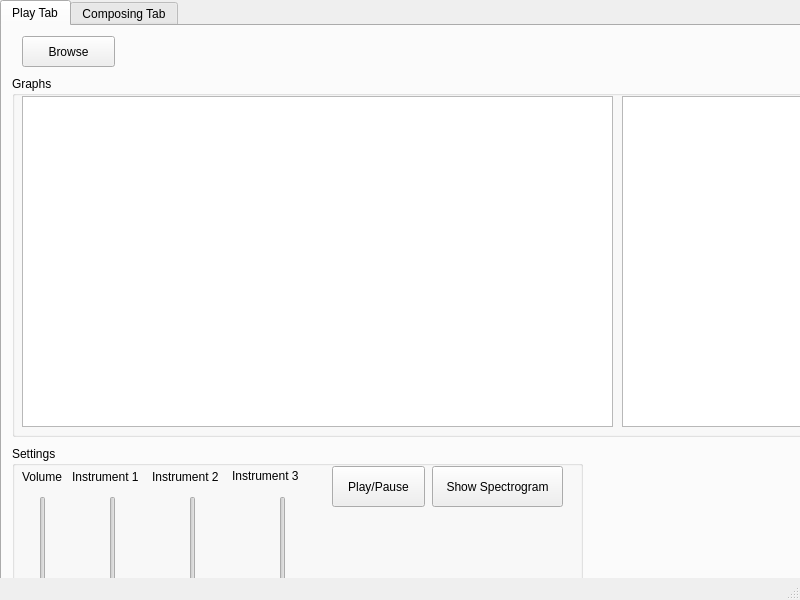
<?xml version="1.0" encoding="UTF-8"?>
<ui version="4.0">
 <class>MainWindow</class>
 <widget class="QMainWindow" name="MainWindow">
  <property name="geometry">
   <rect>
    <x>0</x>
    <y>0</y>
    <width>800</width>
    <height>600</height>
   </rect>
  </property>
  <property name="windowTitle">
   <string>MainWindow</string>
  </property>
  <widget class="QWidget" name="centralwidget">
   <widget class="QTabWidget" name="tabWidget">
    <property name="geometry">
     <rect>
      <x>0</x>
      <y>0</y>
      <width>1261</width>
      <height>721</height>
     </rect>
    </property>
    <property name="currentIndex">
     <number>0</number>
    </property>
    <widget class="QWidget" name="tab_3">
     <attribute name="title">
      <string>Play Tab</string>
     </attribute>
     <widget class="QPushButton" name="BrowsepushButton">
      <property name="geometry">
       <rect>
        <x>20</x>
        <y>10</y>
        <width>93</width>
        <height>31</height>
       </rect>
      </property>
      <property name="text">
       <string>Browse</string>
      </property>
     </widget>
     <widget class="QGroupBox" name="SettingsgroupBox">
      <property name="geometry">
       <rect>
        <x>10</x>
        <y>420</y>
        <width>571</width>
        <height>261</height>
       </rect>
      </property>
      <property name="title">
       <string>Settings </string>
      </property>
      <widget class="QLabel" name="Volumelabel">
       <property name="geometry">
        <rect>
         <x>10</x>
         <y>20</y>
         <width>51</width>
         <height>21</height>
        </rect>
       </property>
       <property name="text">
        <string>Volume</string>
       </property>
      </widget>
      <widget class="QPushButton" name="PlayPausepushButton">
       <property name="geometry">
        <rect>
         <x>320</x>
         <y>20</y>
         <width>93</width>
         <height>41</height>
        </rect>
       </property>
       <property name="text">
        <string>Play/Pause</string>
       </property>
      </widget>
      <widget class="QPushButton" name="ShowSpectrogrampushButton">
       <property name="geometry">
        <rect>
         <x>420</x>
         <y>20</y>
         <width>131</width>
         <height>41</height>
        </rect>
       </property>
       <property name="text">
        <string>Show Spectrogram</string>
       </property>
      </widget>
      <widget class="QSlider" name="VolumeverticalSlider">
       <property name="geometry">
        <rect>
         <x>20</x>
         <y>50</y>
         <width>22</width>
         <height>111</height>
        </rect>
       </property>
       <property name="orientation">
        <enum>Qt::Vertical</enum>
       </property>
      </widget>
      <widget class="QSlider" name="Instrument1verticalSlider">
       <property name="geometry">
        <rect>
         <x>90</x>
         <y>50</y>
         <width>22</width>
         <height>111</height>
        </rect>
       </property>
       <property name="orientation">
        <enum>Qt::Vertical</enum>
       </property>
      </widget>
      <widget class="QSlider" name="Instrument2verticalSlider">
       <property name="geometry">
        <rect>
         <x>170</x>
         <y>50</y>
         <width>22</width>
         <height>111</height>
        </rect>
       </property>
       <property name="orientation">
        <enum>Qt::Vertical</enum>
       </property>
      </widget>
      <widget class="QSlider" name="Instrument3verticalSlider">
       <property name="geometry">
        <rect>
         <x>260</x>
         <y>50</y>
         <width>22</width>
         <height>111</height>
        </rect>
       </property>
       <property name="orientation">
        <enum>Qt::Vertical</enum>
       </property>
      </widget>
      <widget class="QLabel" name="Instrument1label">
       <property name="geometry">
        <rect>
         <x>60</x>
         <y>20</y>
         <width>101</width>
         <height>21</height>
        </rect>
       </property>
       <property name="text">
        <string>Instrument 1</string>
       </property>
      </widget>
      <widget class="QLabel" name="Instrument2label">
       <property name="geometry">
        <rect>
         <x>140</x>
         <y>20</y>
         <width>81</width>
         <height>21</height>
        </rect>
       </property>
       <property name="text">
        <string>Instrument 2</string>
       </property>
      </widget>
      <widget class="QLabel" name="Instrument3label">
       <property name="geometry">
        <rect>
         <x>220</x>
         <y>20</y>
         <width>81</width>
         <height>20</height>
        </rect>
       </property>
       <property name="text">
        <string>Instrument 3</string>
       </property>
      </widget>
     </widget>
     <widget class="QGroupBox" name="GraphgroupBox">
      <property name="geometry">
       <rect>
        <x>10</x>
        <y>50</y>
        <width>1231</width>
        <height>361</height>
       </rect>
      </property>
      <property name="title">
       <string>Graphs</string>
      </property>
      <widget class="PlotWidget" name="graphicsView_2">
       <property name="geometry">
        <rect>
         <x>10</x>
         <y>20</y>
         <width>591</width>
         <height>331</height>
        </rect>
       </property>
      </widget>
      <widget class="PlotWidget" name="SpectrogramgraphicsView">
       <property name="geometry">
        <rect>
         <x>610</x>
         <y>20</y>
         <width>611</width>
         <height>331</height>
        </rect>
       </property>
      </widget>
     </widget>
    </widget>
    <widget class="QWidget" name="tab_4">
     <attribute name="title">
      <string>Composing Tab</string>
     </attribute>
    </widget>
   </widget>
  </widget>
  <widget class="QMenuBar" name="menubar">
   <property name="geometry">
    <rect>
     <x>0</x>
     <y>0</y>
     <width>800</width>
     <height>22</height>
    </rect>
   </property>
  </widget>
  <widget class="QStatusBar" name="statusbar"/>
 </widget>
 <customwidgets>
  <customwidget>
   <class>PlotWidget</class>
   <extends>QGraphicsView</extends>
   <header location="global">pyplotgraph.h</header>
  </customwidget>
 </customwidgets>
 <resources/>
 <connections/>
</ui>
